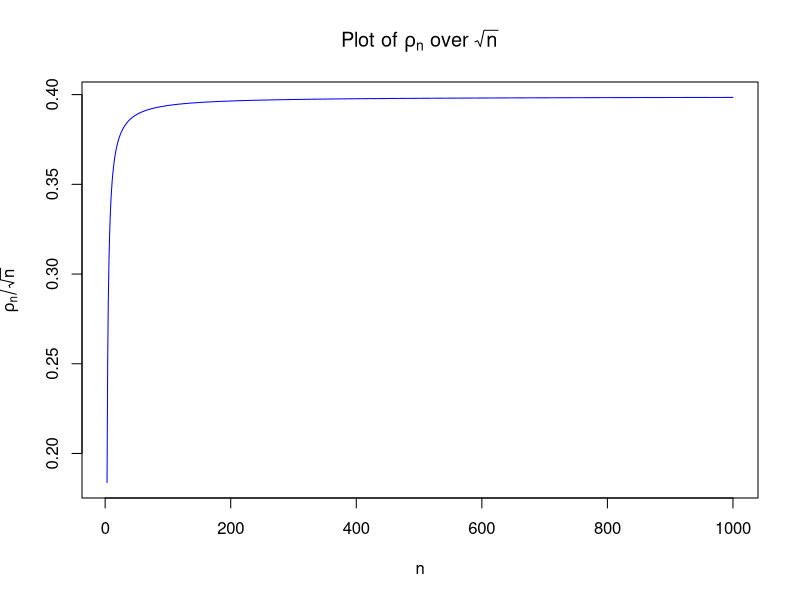

Write R code to recreate this figure.
## ---- chunk 1

rho <- function(n) {
  return (
    gamma((n-1)/2) / (gamma(1/2) * gamma((n-2)/2))
  )
}

## ---- chunk 2

testcases <- c(1, 2, 3, 4, 5, 10, 50, 100, 500, 1000, 2000)
for (case in testcases) {
  print(paste("Rho(", case, ") = ", rho(case), sep=""))
}

## ---- chunk 3

testcases <- 100:500
for (case in testcases) {
  if (is.nan(rho(case))) {
    print(paste("Rho breaks at ", case, sep=""))
    break
  }
}

## ---- chunk 4

testcases <- 1:500
for (case in testcases) {
  if (is.infinite(gamma(case))) {
    print(paste("Gamma returns Inf at ", case, sep=""))
    break
  }
}

## ---- chunk 5

rho_log <- function(n) {
  if (n <= 5) {
    return (gamma((n-1)/2) / (gamma(1/2) * gamma((n-2)/2)))
  } else {
    log_gamma_expr <- lgamma((n - 1) / 2) - (lgamma(1 / 2) + lgamma((n - 2) / 2))
    return (exp(log_gamma_expr))
  }
}

## ---- chunk 6

rhoOverSqrtN <- function(n) {
  if (!is.numeric(n)) {
    stop("n must be numeric.")
  }
  
  return (rho_log(n)/sqrt(n))
}

x <- 1:1000
y <- sapply(x, rhoOverSqrtN)

# Filter out invalid values (NA, NaN, Inf)
valid_indices <- !is.na(y) & !is.nan(y) & !is.infinite(y)
x <- x[valid_indices]
y <- y[valid_indices]

plot(x, y, 
     type = 'l', 
     col = 'blue', 
     xlab = "n", 
     ylab = expression(rho[n] / sqrt(n)), 
     main=expression("Plot of " * rho[n] * " over " * sqrt(n))
)

## ---- chunk 7

convergence <- tail(y)
for (c in convergence) {
  print(c)
}

## ---- chunk 8

print(paste("Approx. limit:   ", y[length(y)-1]))
expr <- expression(1/sqrt(2*pi))
value <- eval(expr)
print(paste(expr, ": ", value))

